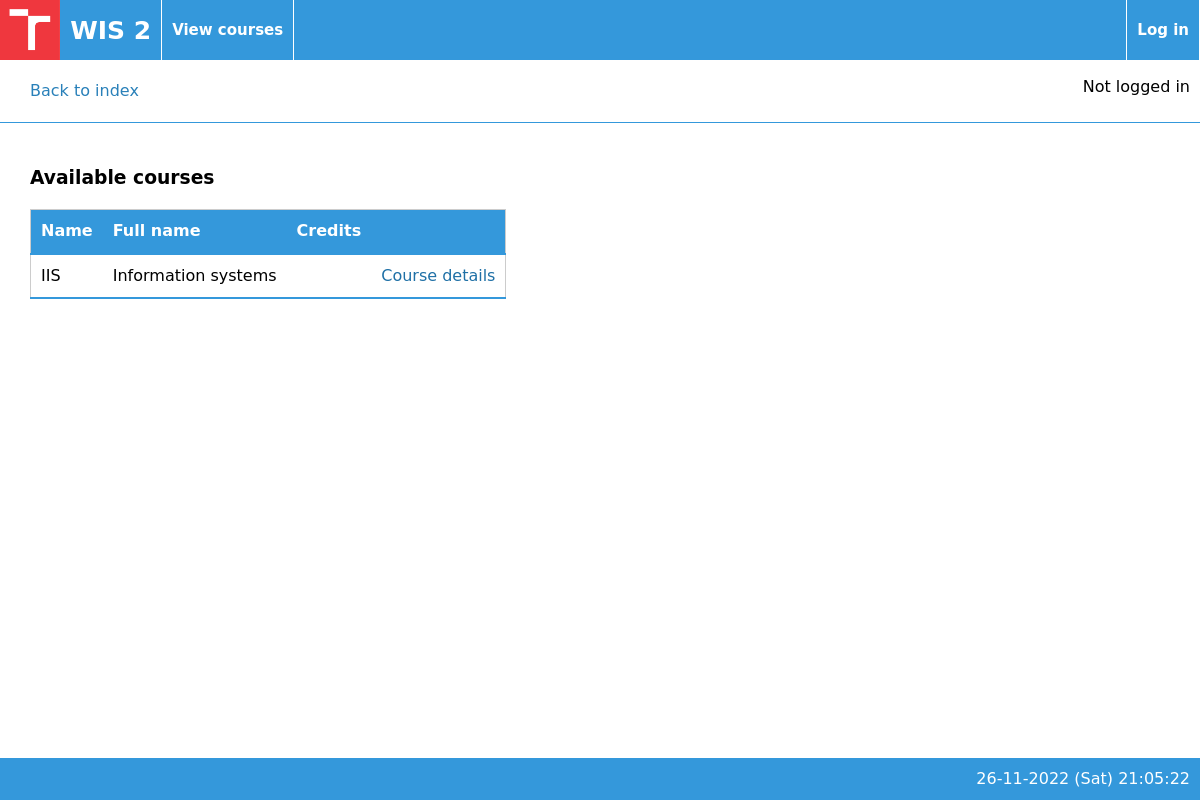
The app's page /www/html/viewcourses.php, older data.
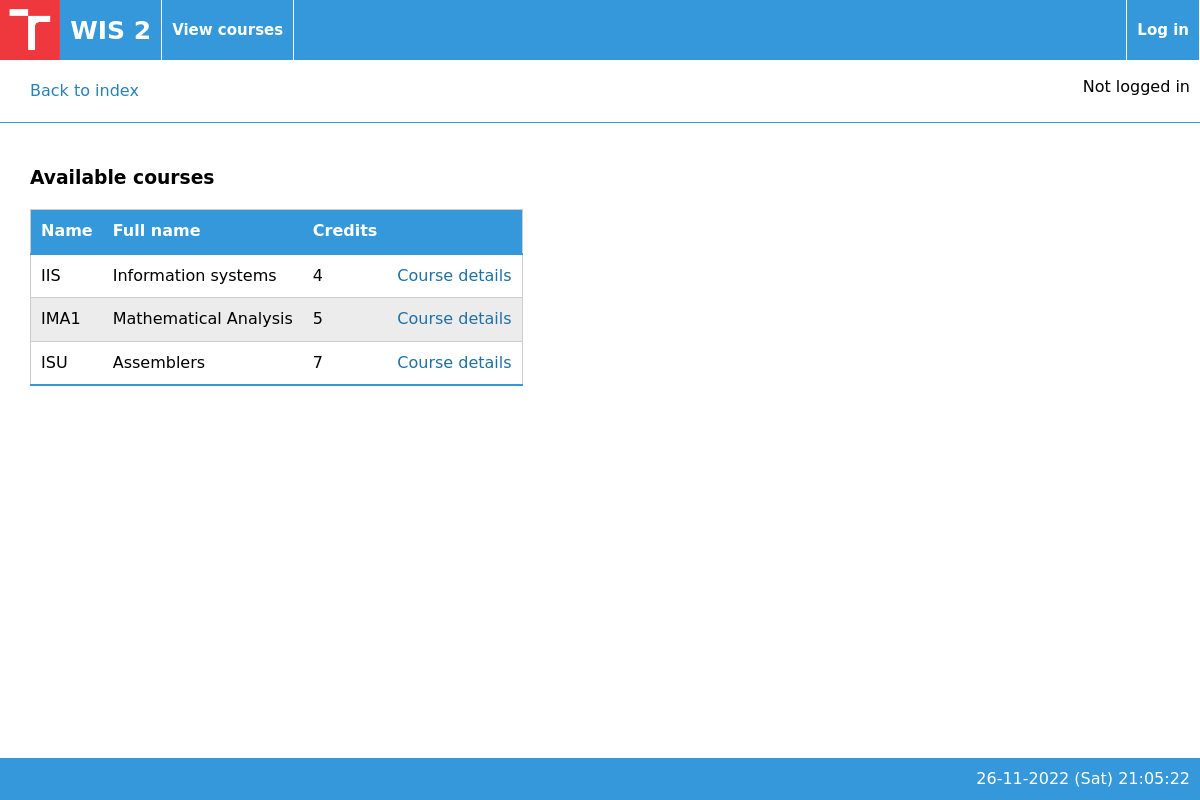
The same page, newer data.
### tables this page shows
CREATE TABLE Course (
    courseID INTEGER NOT NULL PRIMARY KEY AUTO_INCREMENT,
    courseName VARCHAR(128) UNIQUE NOT NULL,
    courseFullName VARCHAR(128),
    courseDescription TEXT,
    courseState INTEGER NOT NULL,
    courseCredits INTEGER,
    courseCapacity INTEGER,
    courseOpen BOOLEAN
);

### www/html/includes/authorization-inc.php (called while the page is built, shortened)
<?php
function is_logged_in() {
    return isset($GLOBALS['user']);
}

### www/html/includes/courses-inc.php (called while the page is built, shortened)
<?php
function getApprovedCourses() {
    $conn = $GLOBALS['conn'];
    $stmt = $conn->prepare("SELECT * FROM Course WHERE courseState = 10");
    $stmt->execute();
    return $stmt->fetchAll(PDO::FETCH_CLASS);
}
?>

### www/html/viewcourses.php (the view)
<?php
    require_once 'includes/authorization-inc.php';
?>
<!DOCTYPE html>
<html>
<?php
include_once 'templates/header.php';
include_once 'templates/navbar.php';
require_once 'includes/courses-inc.php';
?>
<div id="button_back" ><a href=index.php>Back to index</a></div><br/>
</section>
<div id="courses_unregistered">
<section class="section_table">
<h3>Available courses</h3>
<table>
    <thead>
        <tr>
            <th>Name</th>
            <th>Full name</th>
            <th>Credits</th>
            <th></th>
        </tr>
    </thead>
    <tbody>
    <?php
        $courses = getApprovedCourses();
        foreach ($courses as $course) {
            $courseURL = 'detailcourse.php?courseID='.$course->courseID;
            echo "<tr>";
            echo "<td>" . $course->courseName . "</td>";
            echo "<td>" . $course->courseFullName . "</td>";
            echo "<td>" . $course->courseCredits . "</td>";
            echo "<td><a href=\"$courseURL\">Course details</a></td>";
            echo "</tr>";
        }
    ?>
    </tbody>
</table>
</section>
</div>
<?php include_once 'templates/footer.php' ?>
</html>

### www/html/templates/header.php (shortened to what this page needs)
<html lang="cs">
<head>
    <link rel="stylesheet" href="css/style.css">
</head>
<body>

### www/html/templates/navbar.php (shortened to what this page needs)
<section class="section_navbar">
<?php
    require_once 'includes/authorization-inc.php';
    echo "<ul>
            <li>
                <a href=index.php id=\"logo\">
                    <img src=\"res/vut_logo.png\" alt=\"VUT logo\">
                    <h1>WIS 2</h1>
                </a>
            </li>";
    if (!is_logged_in()) {
        echo "<li><a href=viewcourses.php>View courses</a></li>";
    }
    echo "<li id=\"filler\">";
    if (is_logged_in()) {
        echo "<li><a href='logout.php'>Log out</a></li>\n";
    } else {
        echo "<li><a href='login.php'>Log in</a></li>\n";
    }
    echo "</ul>
        </section>
        <section id=\"back_login\">";
    if (is_logged_in()) {
        $username = $GLOBALS['user']->accountUsername;
        echo "<div id=\"uname_div\"><p id=\"username\">Logged in as $username</p></div>";
    }
    else {
        echo "<div id=\"uname_div\"><p id=\"username\">Not logged in</p></div>";
    }
?>

### www/html/templates/footer.php
<footer>
    <div>
        <?php
            $timestamp = time();
            $date_time = date("d-m-Y (D) H:i:s", $timestamp);
            echo "<div>";
            echo $date_time;
            echo "</div>";
        ?>
    </div>
</footer>
</body>
</html>

### www/html/css/style.css (style rules this page uses)
* { line-height: 1.4; font-family: Verdana, "DejaVu Sans", Arial, sans-serif; }
body { padding: 0; margin: 0; padding-bottom: 50px; }
h3 { margin-left: 30px; }
.section_navbar h1 { margin: 0; padding: 10px; background-color: #3498DB; font-size: 25px; color: #fff; }
.section_navbar ul li a { text-decoration: none; color: #fff; display: flex; align-items: center; max-height: 60px; width: auto; }
.section_navbar li { background-color: #3498DB; border-right: 1px solid white; font-size: 15px; margin: 0; font-weight: bold; display: flex; align-items: stretch; padding: 0 10px; max-height: 60px; }
.section_navbar li:first-child { padding: 0; width: auto; }
.section_navbar ul { display: flex; flex-flow: row nowrap; justify-content: flex-start; list-style-type: none; margin: 0; padding: 0; }
.section_navbar ul #filler { flex: 1 1 auto; }
.section_navbar #logo { display: grid; grid-template-columns: auto auto; }
.section_navbar #logo img { height: 60px; align-items: center; }
.section_navbar #logo h1 { display: flex; align-items: center; justify-content: center; white-space: nowrap; }
#back_login { display: grid; grid-template-columns: auto auto; grid-template-rows: auto; }
#uname_div { grid-column: 2; grid-row: 1; text-align: right; padding: 0 10px; border-bottom: #3498DB 1px solid; }
#button_back { grid-column: 1; grid-row: 1; border-bottom: #3498DB 1px solid; padding: 20px 0; }
#button_back a { color: #2980B9; text-decoration: none; padding: 30px; }
footer { background-color: #3498DB; color: #fff; padding: 10px; position: fixed; bottom: 0; right: 0; min-width: 100%; }
footer div { display: flex; align-items: center; justify-content: flex-end; }
.section_table { display: flex; align-items: flex-end; justify-content: flex-start; flex-direction: column; max-width: fit-content; }
.section_table h3 { align-self: flex-start; }
.section_table table { margin-left: 30px; border: #CCCCCC 1px solid; border-collapse: collapse; overflow: scroll; }
.section_table table thead { background-color: #3498DB; color: #fff; padding: 10px; text-align: center; }
.section_table table th { padding: 10px; text-align: left; }
.section_table table td { padding: 10px; text-align: left; }
.section_table a { text-decoration: none; color: black; transition: color 0.2s; }
.section_table table tr { border-bottom: #CCCCCC 1px solid; }
.section_table tr:last-child { border-bottom: #3498DB 2px solid; }
.section_table table tbody tr:nth-child(even) { background-color: #ECECEC; }
.section_table table tr td a { color: #1f70a6; }

Row changes from the older to the newer data that the page shows:
changed course "IIS": courseCredits (not shown) → "4"
added course: courseName "IMA1", courseFullName "Mathematical Analysis", courseCredits "5"
added course: courseName "ISU", courseFullName "Assemblers", courseCredits "7"
